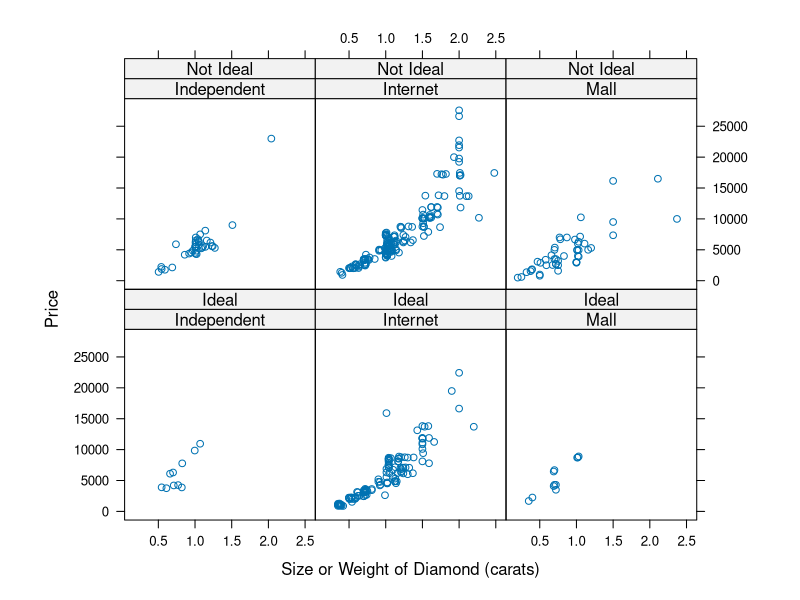
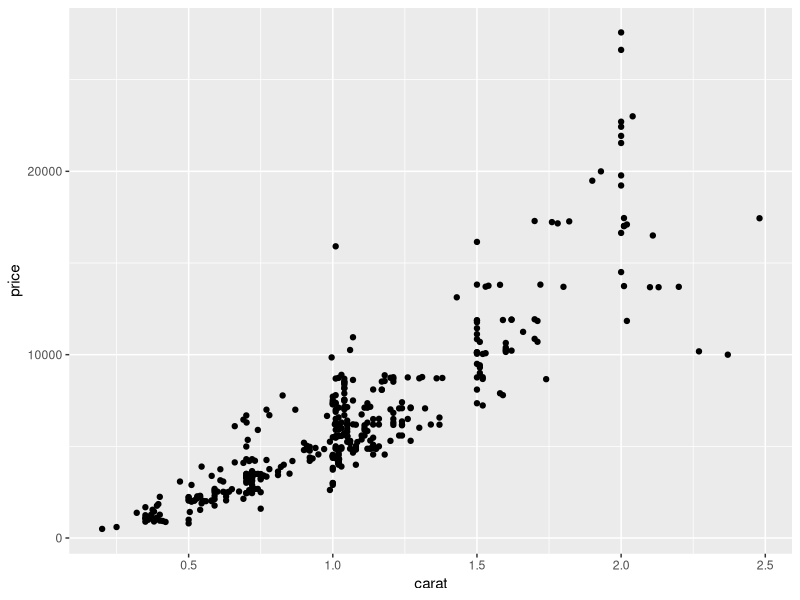
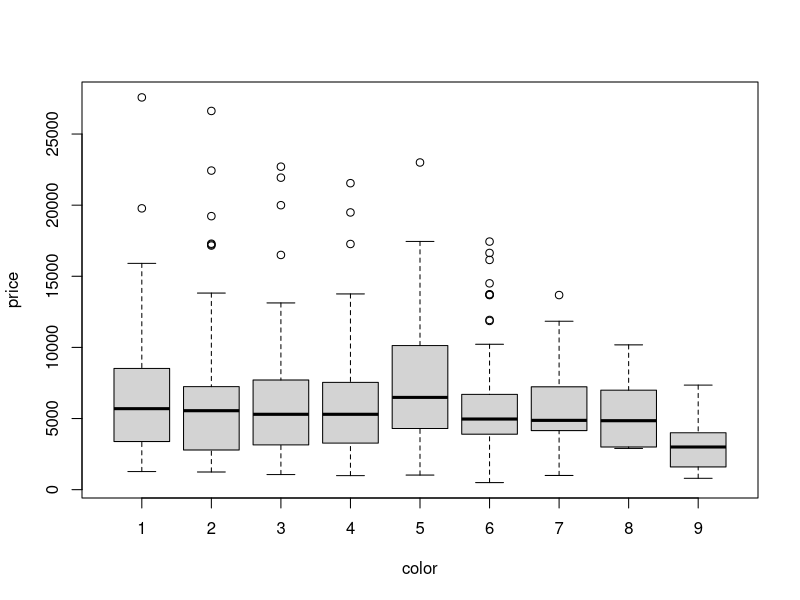
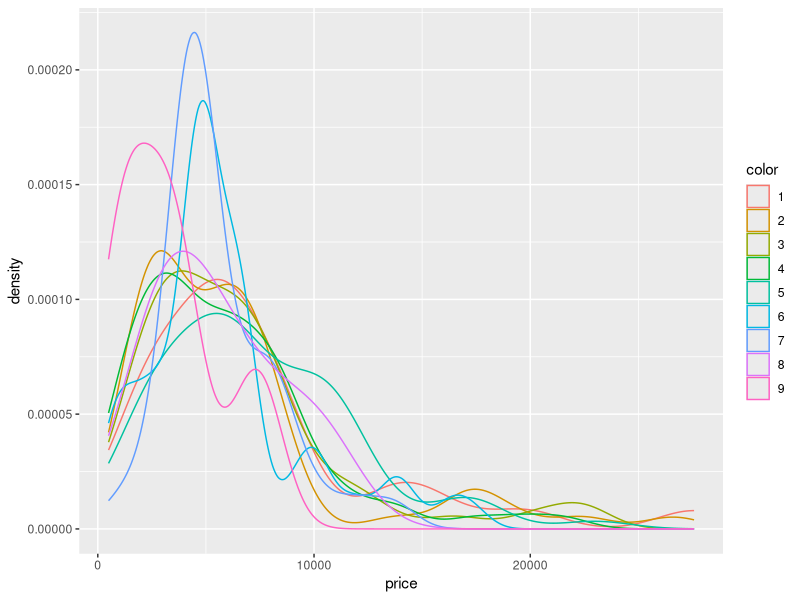
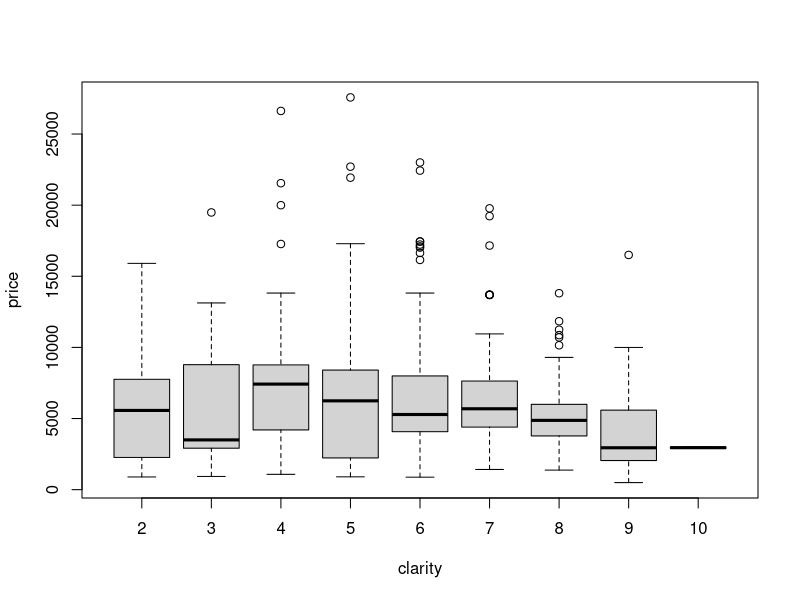
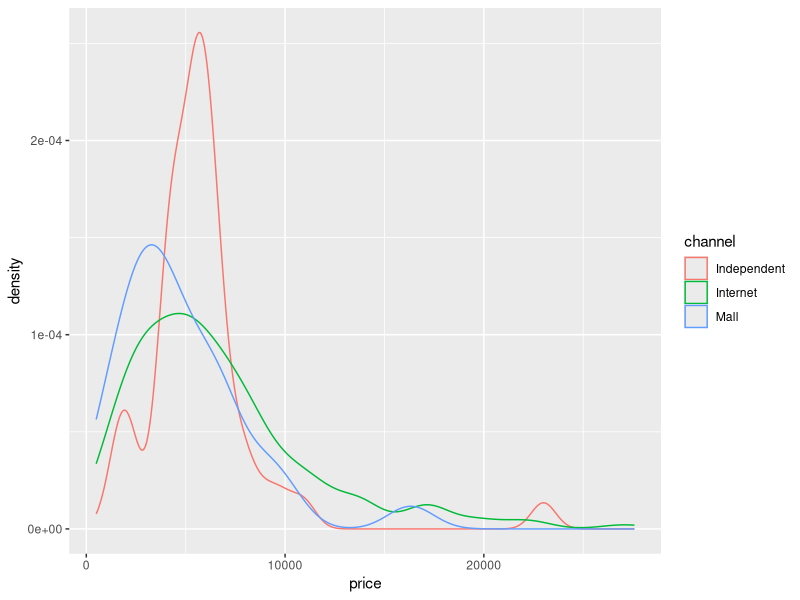

These charts were generated, in order, by the following R code: (Note: this script raises an error after producing the figures.)
## ---- chunk 1
diamonds <- read.csv("two_months_salary.csv")
## ---- chunk 2
head(diamonds)
str(diamonds)
summary(diamonds)
## ---- chunk 3
diamonds$color <- as.factor(diamonds$color)
diamonds$clarity <- as.factor(diamonds$clarity)
## ---- chunk 4
diamonds$logprice <- log(diamonds$price)
diamonds$internet <- ifelse((diamonds$channel == "Internet"),2,1)
diamonds$internet <- factor(diamonds$internet,levels=c(1,2),labels=c("NO","YES"))
## ---- chunk 5
str(diamonds)
## ---- chunk 6
library(lattice)
xyplot(jitter(price) ~ jitter(carat) | channel + cut, 
        data = diamonds,
        aspect = 1, 
        layout = c(3, 2),
        strip=function(...) strip.default(..., style=1),
        xlab = "Size or Weight of Diamond (carats)", 
        ylab = "Price")
## ---- chunk 7
library(ggplot2)
attach(diamonds) # attach dataset for easier selection
## ---- chunk 8
qplot(carat, price)
## ---- chunk 9
plot(color, price, xlab='color', ylab='price')
ggplot(diamonds, aes(x=price, colour=color)) +
  geom_density()
## ---- chunk 10
plot(clarity, price, xlab='clarity', ylab='price')
ggplot(diamonds, aes(x=price, colour=channel)) +
  geom_density()
## ---- chunk 11
plot(cut, price, xlab='cut', ylab='price')
ggplot(diamonds, aes(x=price, colour=cut)) +
  geom_density()
## ---- chunk 12
plot(channel, price, xlab='channel', ylab='price')
ggplot(diamonds, aes(x=price, colour=channel)) +
  geom_density()
## ---- chunk 13
detach(diamonds)
## ---- chunk 14
rand <- sample(1:5, nrow(diamonds), replace=T)
train <- diamonds[rand<5,]
test <- diamonds[rand==5,]
## ---- chunk 15
lm <- lm(price ~ carat + color + clarity + cut + channel + store, train)
lm.fit <- predict.lm(lm, test)
lm.results <- cbind(test$price, lm.fit)
lm.rmse <- sqrt(mean((lm.results[,2]-lm.results[,1])^2))
print(lm.rmse)
